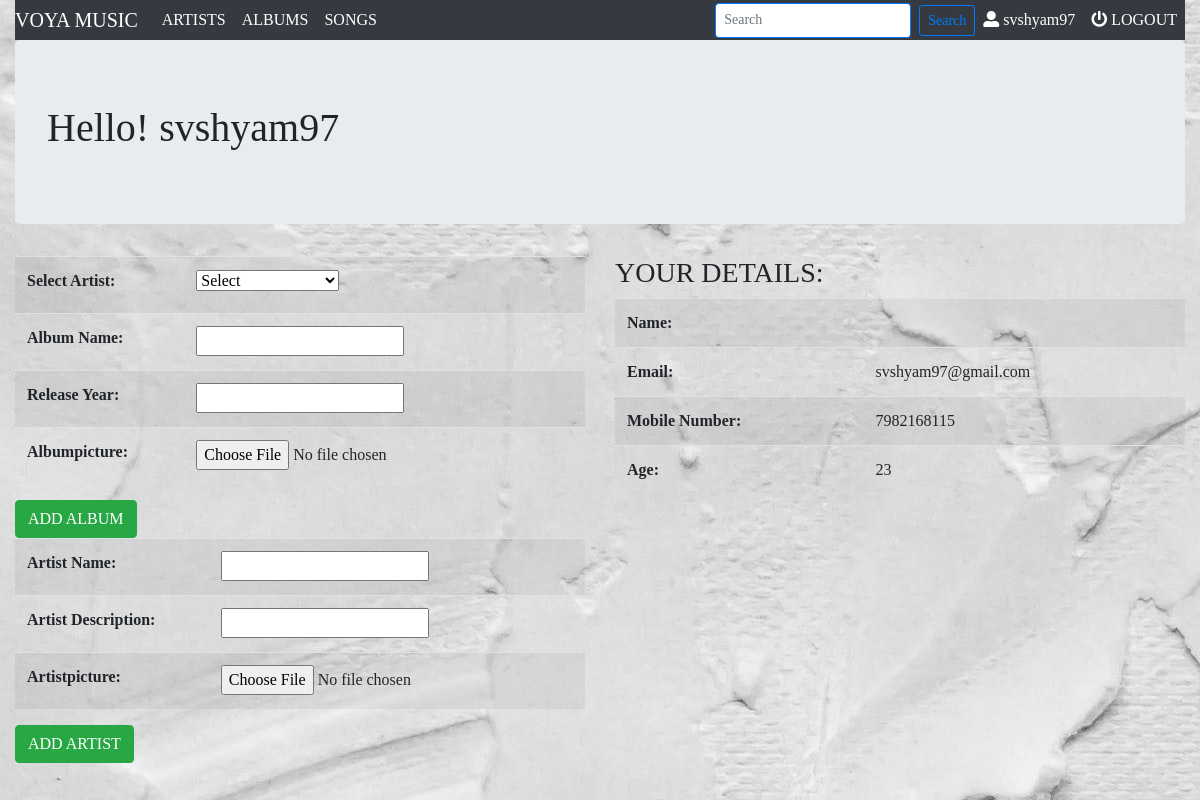
The page /music/profile (signed in) on the database as committed earlier.
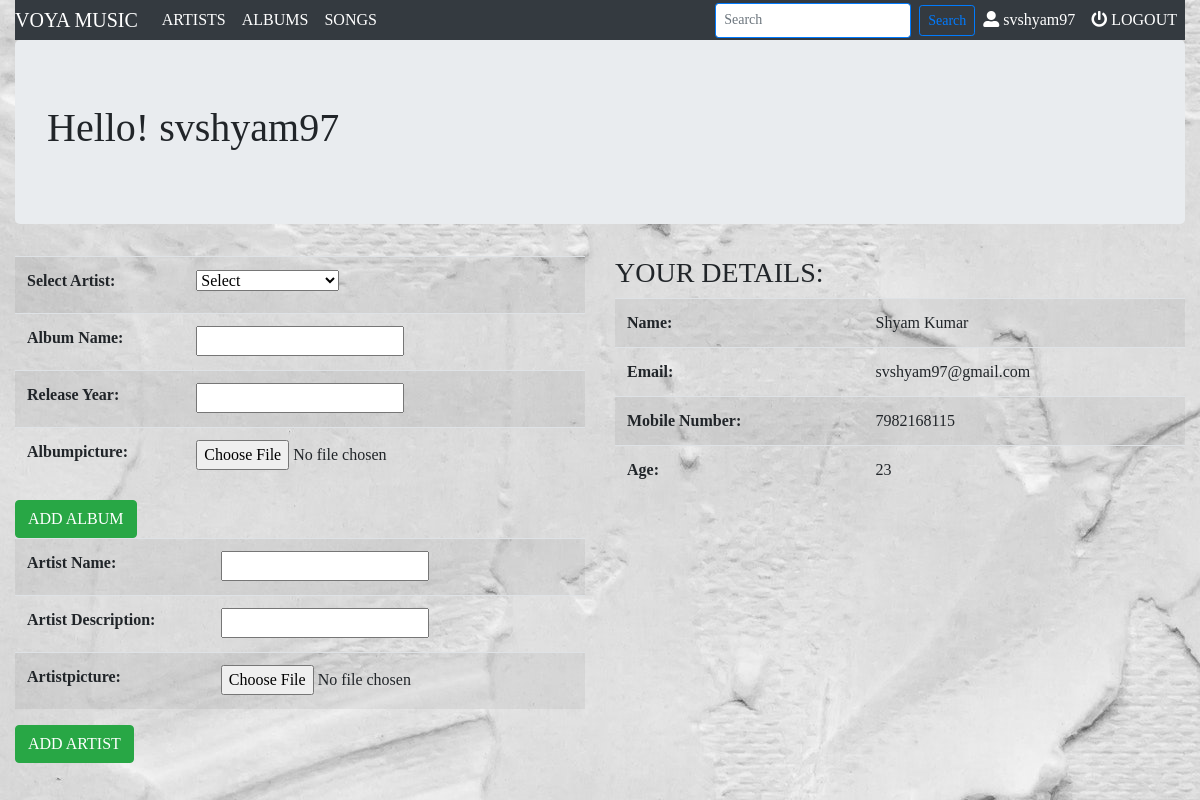
The same page on the database as committed later.
### Music/models.py (models this page shows, shortened)
class Register(models.Model):
    first_name = models.CharField(max_length=50)
    last_name = models.CharField(max_length=50)
    email = models.EmailField(max_length=30, unique=True)
    username = models.CharField(max_length=20, unique=True)
    mobile_number = models.IntegerField(unique=True)
    age = models.IntegerField()

### Music/views.py (the view)
# urls.py: path('profile', views.profile, name="profile"),
def profile(request):
    if request.user.is_authenticated:
        account = Register.objects.get(username=request.user.get_username())
        artists = Artist.objects.all()
        if request.method == "POST":
            albumForm = AddAlbum(request.POST, request.FILES)      # Bound Form
            if albumForm.is_valid():
                artistId = request.POST.get("artistId")
                albumName = albumForm.cleaned_data["albumName"]
                releaseYear = albumForm.cleaned_data["releaseYear"]
                albumImage = request.FILES["albumPicture"]
                artist = Artist.objects.get(id=artistId)
                album = Album(artist_id=artist,
                    name=albumName, release_date=releaseYear,
                    albumImage=albumImage)
                album.save()
                return render(request, "Music/profile.html", {
                    "username": request.user.get_username(),
                    "account": account })
        else:
            albumForm = AddAlbum()
        if request.method == "POST":
            artistForm = AddArtist(request.POST, request.FILES)     # Bound Form
            if artistForm.is_valid():
                artistName = artistForm.cleaned_data["artistName"]
                artistDescrip = artistForm.cleaned_data["artistDescrip"]
                artistPicture = request.FILES["artistPicture"]
                newArtist = Artist(name=artistName,
                    description=artistDescrip, picture=artistPicture)
                newArtist.save()
                return render(request, "Music/profile.html", {
                    "username": request.user.get_username(),
                    "account": account,
                    })
        else:
            artistForm = AddArtist()        # Unbound Form
        return render(request, "Music/profile.html", {
            "username": request.user.get_username(),
            "albumForm": albumForm,
            "artists": artists,
            "account": account,
            "artistForm": artistForm,})
    else:
        return HttpResponseRedirect(reverse("Music:logIn"))

### Music/forms.py
class AddAlbum(forms.Form):
    albumName = forms.CharField(label="Album Name:", max_length=100)
    releaseYear = forms.DateField(label="Release Year:")
    albumPicture = forms.FileField()

class AddArtist(forms.Form):
    artistName = forms.CharField(label="Artist Name:", max_length=100)
    artistDescrip = forms.CharField(label="Artist Description:", max_length=100)
    artistPicture = forms.FileField()

### Music/templates/Music/profile.html (shortened to what this page needs)
{% extends 'Music/base.html' %}
{% load staticfiles %}
{% block body %}
	<div class="jumbotron"> <h1>Hello! {{ username }}</h1> </div>
	<div class="row">
		<div class="col-sm-6">
			<form method="post" action="{% url 'Music:profile'%}" enctype="multipart/form-data">
				<table class="table table-striped">
					<tr>
						<th><label for="artist">Select Artist:</label></th>
						<td><select name="artistId" id="artist">
							<option value="">Select</option>
						</select></td>
					</tr>
					{{ albumForm.as_table }}
				</table>
				<input type="submit" name="submit" value="ADD ALBUM" class="btn btn-success">
			</form>
			<form method="post" action="{% url 'Music:profile' %}" enctype="multipart/form-data">
				<table class="table table-striped">
					{{ artistForm.as_table }}
				</table>
				<input type="submit" name="submit" value="ADD ARTIST" class="btn btn-success">
			</form>
		</div>
		<div class="col-sm-6">
			<h3>YOUR DETAILS:</h3>
			<table class="table table-striped">
				<tr><th>Name:</th><td>{{account.first_name.title}} {{account.last_name.title}}</td></tr>
				<tr><th>Email:</th><td>{{account.email}}</td></tr>
				<tr><th>Mobile Number:</th><td>{{account.mobile_number}}</td></tr>
				<tr><th>Age:</th><td>{{account.age}}</td></tr>
			</table>
		</div>
	</div>
{% endblock %}

Rows that differ between the two databases and show on the page:
changed Register "svshyam97@gmail.com": first_name (not shown) → "Shyam"; last_name (not shown) → "Kumar"
